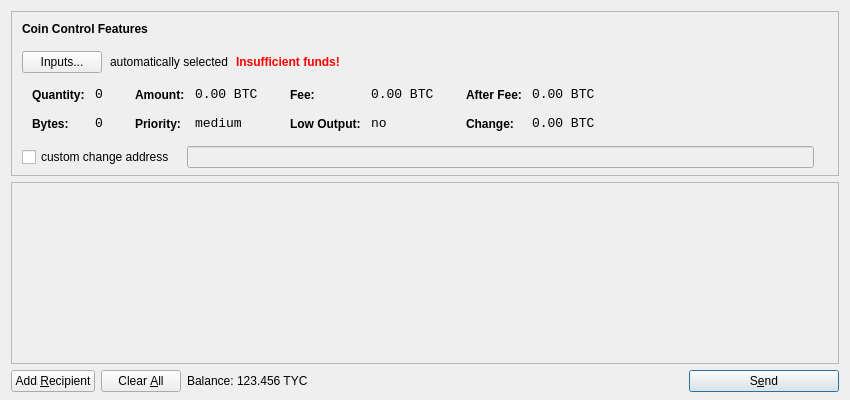
<?xml version="1.0" encoding="UTF-8"?>
<ui version="4.0">
 <class>SendCoinsDialog</class>
 <widget class="QDialog" name="SendCoinsDialog">
  <property name="geometry">
   <rect>
    <x>0</x>
    <y>0</y>
    <width>850</width>
    <height>400</height>
   </rect>
  </property>
  <property name="windowTitle">
   <string>Send Coins</string>
  </property>
  <layout class="QVBoxLayout" name="verticalLayout" stretch="0,1,0">
   <property name="bottomMargin">
    <number>8</number>
   </property>
   <item>
    <widget class="QFrame" name="frameCoinControl">
     <property name="sizePolicy">
      <sizepolicy hsizetype="Expanding" vsizetype="Expanding">
       <horstretch>0</horstretch>
       <verstretch>0</verstretch>
      </sizepolicy>
     </property>
     <property name="maximumSize">
      <size>
       <width>16777215</width>
       <height>16777215</height>
      </size>
     </property>
     <property name="frameShape">
      <enum>QFrame::StyledPanel</enum>
     </property>
     <property name="frameShadow">
      <enum>QFrame::Sunken</enum>
     </property>
     <layout class="QVBoxLayout" name="verticalLayoutCoinControl2">
      <property name="spacing">
       <number>-1</number>
      </property>
      <property name="leftMargin">
       <number>0</number>
      </property>
      <property name="topMargin">
       <number>0</number>
      </property>
      <property name="rightMargin">
       <number>0</number>
      </property>
      <property name="bottomMargin">
       <number>6</number>
      </property>
      <item>
       <layout class="QVBoxLayout" name="verticalLayoutCoinControl" stretch="0,0,0,0,1">
        <property name="spacing">
         <number>0</number>
        </property>
        <property name="leftMargin">
         <number>10</number>
        </property>
        <property name="topMargin">
         <number>10</number>
        </property>
        <item>
         <layout class="QHBoxLayout" name="horizontalLayoutCoinControl1">
          <property name="bottomMargin">
           <number>15</number>
          </property>
          <item>
           <widget class="QLabel" name="labelCoinControlFeatures">
            <property name="sizePolicy">
             <sizepolicy hsizetype="Preferred" vsizetype="Maximum">
              <horstretch>0</horstretch>
              <verstretch>0</verstretch>
             </sizepolicy>
            </property>
            <property name="font">
             <font>
              <weight>75</weight>
              <bold>true</bold>
             </font>
            </property>
            <property name="styleSheet">
             <string notr="true">font-weight:bold;</string>
            </property>
            <property name="text">
             <string>Coin Control Features</string>
            </property>
           </widget>
          </item>
         </layout>
        </item>
        <item>
         <layout class="QHBoxLayout" name="horizontalLayoutCoinControl2" stretch="0,0,0,0">
          <property name="spacing">
           <number>8</number>
          </property>
          <property name="bottomMargin">
           <number>10</number>
          </property>
          <item>
           <widget class="QPushButton" name="pushButtonCoinControl">
            <property name="styleSheet">
             <string notr="true"/>
            </property>
            <property name="text">
             <string>Inputs...</string>
            </property>
           </widget>
          </item>
          <item>
           <widget class="QLabel" name="labelCoinControlAutomaticallySelected">
            <property name="text">
             <string>automatically selected</string>
            </property>
            <property name="margin">
             <number>5</number>
            </property>
           </widget>
          </item>
          <item>
           <widget class="QLabel" name="labelCoinControlInsuffFunds">
            <property name="font">
             <font>
              <weight>75</weight>
              <bold>true</bold>
             </font>
            </property>
            <property name="styleSheet">
             <string notr="true">color:red;font-weight:bold;</string>
            </property>
            <property name="text">
             <string>Insufficient funds!</string>
            </property>
            <property name="margin">
             <number>5</number>
            </property>
           </widget>
          </item>
          <item>
           <spacer name="horizontalSpacerCoinControl">
            <property name="orientation">
             <enum>Qt::Horizontal</enum>
            </property>
            <property name="sizeHint" stdset="0">
             <size>
              <width>40</width>
              <height>1</height>
             </size>
            </property>
           </spacer>
          </item>
         </layout>
        </item>
        <item>
         <widget class="QWidget" name="widgetCoinControl" native="true">
          <property name="sizePolicy">
           <sizepolicy hsizetype="Preferred" vsizetype="Preferred">
            <horstretch>0</horstretch>
            <verstretch>0</verstretch>
           </sizepolicy>
          </property>
          <property name="minimumSize">
           <size>
            <width>0</width>
            <height>0</height>
           </size>
          </property>
          <property name="styleSheet">
           <string notr="true"/>
          </property>
          <layout class="QHBoxLayout" name="horizontalLayoutCoinControl5">
           <property name="margin">
            <number>0</number>
           </property>
           <item>
            <layout class="QHBoxLayout" name="horizontalLayoutCoinControl3" stretch="0,0,0,1">
             <property name="spacing">
              <number>20</number>
             </property>
             <property name="topMargin">
              <number>0</number>
             </property>
             <property name="bottomMargin">
              <number>10</number>
             </property>
             <item>
              <layout class="QFormLayout" name="formLayoutCoinControl1">
               <property name="horizontalSpacing">
                <number>10</number>
               </property>
               <property name="verticalSpacing">
                <number>14</number>
               </property>
               <property name="leftMargin">
                <number>10</number>
               </property>
               <property name="topMargin">
                <number>4</number>
               </property>
               <property name="rightMargin">
                <number>6</number>
               </property>
               <item row="0" column="0">
                <widget class="QLabel" name="labelCoinControlQuantityText">
                 <property name="styleSheet">
                  <string notr="true">font-weight:bold;</string>
                 </property>
                 <property name="text">
                  <string>Quantity:</string>
                 </property>
                 <property name="margin">
                  <number>0</number>
                 </property>
                </widget>
               </item>
               <item row="0" column="1">
                <widget class="QLabel" name="labelCoinControlQuantity">
                 <property name="font">
                  <font>
                   <family>Monospace</family>
                   <pointsize>10</pointsize>
                  </font>
                 </property>
                 <property name="cursor">
                  <cursorShape>IBeamCursor</cursorShape>
                 </property>
                 <property name="contextMenuPolicy">
                  <enum>Qt::ActionsContextMenu</enum>
                 </property>
                 <property name="text">
                  <string notr="true">0</string>
                 </property>
                 <property name="margin">
                  <number>0</number>
                 </property>
                 <property name="textInteractionFlags">
                  <set>Qt::LinksAccessibleByMouse|Qt::TextSelectableByKeyboard|Qt::TextSelectableByMouse</set>
                 </property>
                </widget>
               </item>
               <item row="1" column="0">
                <widget class="QLabel" name="labelCoinControlBytesText">
                 <property name="styleSheet">
                  <string notr="true">font-weight:bold;</string>
                 </property>
                 <property name="text">
                  <string>Bytes:</string>
                 </property>
                </widget>
               </item>
               <item row="1" column="1">
                <widget class="QLabel" name="labelCoinControlBytes">
                 <property name="font">
                  <font>
                   <family>Monospace</family>
                   <pointsize>10</pointsize>
                  </font>
                 </property>
                 <property name="cursor">
                  <cursorShape>IBeamCursor</cursorShape>
                 </property>
                 <property name="contextMenuPolicy">
                  <enum>Qt::ActionsContextMenu</enum>
                 </property>
                 <property name="text">
                  <string notr="true">0</string>
                 </property>
                 <property name="textInteractionFlags">
                  <set>Qt::LinksAccessibleByMouse|Qt::TextSelectableByKeyboard|Qt::TextSelectableByMouse</set>
                 </property>
                </widget>
               </item>
              </layout>
             </item>
             <item>
              <layout class="QFormLayout" name="formLayoutCoinControl2">
               <property name="horizontalSpacing">
                <number>10</number>
               </property>
               <property name="verticalSpacing">
                <number>14</number>
               </property>
               <property name="leftMargin">
                <number>6</number>
               </property>
               <property name="topMargin">
                <number>4</number>
               </property>
               <property name="rightMargin">
                <number>6</number>
               </property>
               <item row="0" column="0">
                <widget class="QLabel" name="labelCoinControlAmountText">
                 <property name="styleSheet">
                  <string notr="true">font-weight:bold;</string>
                 </property>
                 <property name="text">
                  <string>Amount:</string>
                 </property>
                 <property name="margin">
                  <number>0</number>
                 </property>
                </widget>
               </item>
               <item row="0" column="1">
                <widget class="QLabel" name="labelCoinControlAmount">
                 <property name="font">
                  <font>
                   <family>Monospace</family>
                   <pointsize>10</pointsize>
                  </font>
                 </property>
                 <property name="cursor">
                  <cursorShape>IBeamCursor</cursorShape>
                 </property>
                 <property name="contextMenuPolicy">
                  <enum>Qt::ActionsContextMenu</enum>
                 </property>
                 <property name="text">
                  <string notr="true">0.00 BTC</string>
                 </property>
                 <property name="textInteractionFlags">
                  <set>Qt::LinksAccessibleByMouse|Qt::TextSelectableByKeyboard|Qt::TextSelectableByMouse</set>
                 </property>
                </widget>
               </item>
               <item row="1" column="0">
                <widget class="QLabel" name="labelCoinControlPriorityText">
                 <property name="styleSheet">
                  <string notr="true">font-weight:bold;</string>
                 </property>
                 <property name="text">
                  <string>Priority:</string>
                 </property>
                </widget>
               </item>
               <item row="1" column="1">
                <widget class="QLabel" name="labelCoinControlPriority">
                 <property name="font">
                  <font>
                   <family>Monospace</family>
                   <pointsize>10</pointsize>
                  </font>
                 </property>
                 <property name="cursor">
                  <cursorShape>IBeamCursor</cursorShape>
                 </property>
                 <property name="contextMenuPolicy">
                  <enum>Qt::ActionsContextMenu</enum>
                 </property>
                 <property name="text">
                  <string>medium</string>
                 </property>
                 <property name="textInteractionFlags">
                  <set>Qt::LinksAccessibleByMouse|Qt::TextSelectableByKeyboard|Qt::TextSelectableByMouse</set>
                 </property>
                </widget>
               </item>
              </layout>
             </item>
             <item>
              <layout class="QFormLayout" name="formLayoutCoinControl3">
               <property name="horizontalSpacing">
                <number>10</number>
               </property>
               <property name="verticalSpacing">
                <number>14</number>
               </property>
               <property name="leftMargin">
                <number>6</number>
               </property>
               <property name="topMargin">
                <number>4</number>
               </property>
               <property name="rightMargin">
                <number>6</number>
               </property>
               <item row="0" column="0">
                <widget class="QLabel" name="labelCoinControlFeeText">
                 <property name="styleSheet">
                  <string notr="true">font-weight:bold;</string>
                 </property>
                 <property name="text">
                  <string>Fee:</string>
                 </property>
                 <property name="margin">
                  <number>0</number>
                 </property>
                </widget>
               </item>
               <item row="0" column="1">
                <widget class="QLabel" name="labelCoinControlFee">
                 <property name="font">
                  <font>
                   <family>Monospace</family>
                   <pointsize>10</pointsize>
                  </font>
                 </property>
                 <property name="cursor">
                  <cursorShape>IBeamCursor</cursorShape>
                 </property>
                 <property name="contextMenuPolicy">
                  <enum>Qt::ActionsContextMenu</enum>
                 </property>
                 <property name="text">
                  <string notr="true">0.00 BTC</string>
                 </property>
                 <property name="textInteractionFlags">
                  <set>Qt::LinksAccessibleByMouse|Qt::TextSelectableByKeyboard|Qt::TextSelectableByMouse</set>
                 </property>
                </widget>
               </item>
               <item row="1" column="0">
                <widget class="QLabel" name="labelCoinControlLowOutputText">
                 <property name="styleSheet">
                  <string notr="true">font-weight:bold;</string>
                 </property>
                 <property name="text">
                  <string>Low Output:</string>
                 </property>
                </widget>
               </item>
               <item row="1" column="1">
                <widget class="QLabel" name="labelCoinControlLowOutput">
                 <property name="font">
                  <font>
                   <family>Monospace</family>
                   <pointsize>10</pointsize>
                  </font>
                 </property>
                 <property name="cursor">
                  <cursorShape>IBeamCursor</cursorShape>
                 </property>
                 <property name="contextMenuPolicy">
                  <enum>Qt::ActionsContextMenu</enum>
                 </property>
                 <property name="text">
                  <string>no</string>
                 </property>
                 <property name="textInteractionFlags">
                  <set>Qt::LinksAccessibleByMouse|Qt::TextSelectableByKeyboard|Qt::TextSelectableByMouse</set>
                 </property>
                </widget>
               </item>
              </layout>
             </item>
             <item>
              <layout class="QFormLayout" name="formLayoutCoinControl4">
               <property name="horizontalSpacing">
                <number>10</number>
               </property>
               <property name="verticalSpacing">
                <number>14</number>
               </property>
               <property name="leftMargin">
                <number>6</number>
               </property>
               <property name="topMargin">
                <number>4</number>
               </property>
               <property name="rightMargin">
                <number>6</number>
               </property>
               <item row="0" column="0">
                <widget class="QLabel" name="labelCoinControlAfterFeeText">
                 <property name="styleSheet">
                  <string notr="true">font-weight:bold;</string>
                 </property>
                 <property name="text">
                  <string>After Fee:</string>
                 </property>
                 <property name="margin">
                  <number>0</number>
                 </property>
                </widget>
               </item>
               <item row="0" column="1">
                <widget class="QLabel" name="labelCoinControlAfterFee">
                 <property name="font">
                  <font>
                   <family>Monospace</family>
                   <pointsize>10</pointsize>
                  </font>
                 </property>
                 <property name="cursor">
                  <cursorShape>IBeamCursor</cursorShape>
                 </property>
                 <property name="contextMenuPolicy">
                  <enum>Qt::ActionsContextMenu</enum>
                 </property>
                 <property name="text">
                  <string notr="true">0.00 BTC</string>
                 </property>
                 <property name="textInteractionFlags">
                  <set>Qt::LinksAccessibleByMouse|Qt::TextSelectableByKeyboard|Qt::TextSelectableByMouse</set>
                 </property>
                </widget>
               </item>
               <item row="1" column="0">
                <widget class="QLabel" name="labelCoinControlChangeText">
                 <property name="styleSheet">
                  <string notr="true">font-weight:bold;</string>
                 </property>
                 <property name="text">
                  <string>Change:</string>
                 </property>
                </widget>
               </item>
               <item row="1" column="1">
                <widget class="QLabel" name="labelCoinControlChange">
                 <property name="font">
                  <font>
                   <family>Monospace</family>
                   <pointsize>10</pointsize>
                  </font>
                 </property>
                 <property name="cursor">
                  <cursorShape>IBeamCursor</cursorShape>
                 </property>
                 <property name="contextMenuPolicy">
                  <enum>Qt::ActionsContextMenu</enum>
                 </property>
                 <property name="text">
                  <string notr="true">0.00 BTC</string>
                 </property>
                 <property name="textInteractionFlags">
                  <set>Qt::LinksAccessibleByMouse|Qt::TextSelectableByKeyboard|Qt::TextSelectableByMouse</set>
                 </property>
                </widget>
               </item>
              </layout>
             </item>
            </layout>
           </item>
          </layout>
         </widget>
        </item>
        <item>
         <layout class="QHBoxLayout" name="horizontalLayoutCoinControl4" stretch="0,0,0">
          <property name="spacing">
           <number>12</number>
          </property>
          <property name="sizeConstraint">
           <enum>QLayout::SetDefaultConstraint</enum>
          </property>
          <property name="topMargin">
           <number>5</number>
          </property>
          <property name="rightMargin">
           <number>5</number>
          </property>
          <item>
           <widget class="QCheckBox" name="checkBoxCoinControlChange">
            <property name="text">
             <string>custom change address</string>
            </property>
           </widget>
          </item>
          <item>
           <widget class="QLineEdit" name="lineEditCoinControlChange">
            <property name="enabled">
             <bool>false</bool>
            </property>
            <property name="sizePolicy">
             <sizepolicy hsizetype="Expanding" vsizetype="Fixed">
              <horstretch>0</horstretch>
              <verstretch>0</verstretch>
             </sizepolicy>
            </property>
           </widget>
          </item>
          <item>
           <widget class="QLabel" name="labelCoinControlChangeLabel">
            <property name="sizePolicy">
             <sizepolicy hsizetype="Preferred" vsizetype="Expanding">
              <horstretch>0</horstretch>
              <verstretch>0</verstretch>
             </sizepolicy>
            </property>
            <property name="minimumSize">
             <size>
              <width>0</width>
              <height>0</height>
             </size>
            </property>
            <property name="text">
             <string/>
            </property>
            <property name="margin">
             <number>3</number>
            </property>
           </widget>
          </item>
         </layout>
        </item>
        <item>
         <spacer name="verticalSpacerCoinControl">
          <property name="orientation">
           <enum>Qt::Vertical</enum>
          </property>
          <property name="sizeHint" stdset="0">
           <size>
            <width>800</width>
            <height>1</height>
           </size>
          </property>
         </spacer>
        </item>
       </layout>
      </item>
     </layout>
    </widget>
   </item>
   <item>
    <widget class="QScrollArea" name="scrollArea">
     <property name="widgetResizable">
      <bool>true</bool>
     </property>
     <widget class="QWidget" name="scrollAreaWidgetContents">
      <property name="geometry">
       <rect>
        <x>0</x>
        <y>0</y>
        <width>830</width>
        <height>165</height>
       </rect>
      </property>
      <layout class="QVBoxLayout" name="verticalLayout_2">
       <property name="margin">
        <number>0</number>
       </property>
       <item>
        <layout class="QVBoxLayout" name="entries">
         <property name="spacing">
          <number>6</number>
         </property>
        </layout>
       </item>
       <item>
        <spacer name="verticalSpacer">
         <property name="orientation">
          <enum>Qt::Vertical</enum>
         </property>
         <property name="sizeHint" stdset="0">
          <size>
           <width>20</width>
           <height>40</height>
          </size>
         </property>
        </spacer>
       </item>
      </layout>
     </widget>
    </widget>
   </item>
   <item>
    <layout class="QHBoxLayout" name="horizontalLayout">
     <item>
      <widget class="QPushButton" name="addButton">
       <property name="toolTip">
        <string>Send to multiple recipients at once</string>
       </property>
       <property name="text">
        <string>Add &amp;Recipient</string>
       </property>
       <property name="icon">
        <iconset resource="../bitcoin.qrc">
         <normaloff>:/icons/add</normaloff>:/icons/add</iconset>
       </property>
       <property name="autoDefault">
        <bool>false</bool>
       </property>
      </widget>
     </item>
     <item>
      <widget class="QPushButton" name="clearButton">
       <property name="sizePolicy">
        <sizepolicy hsizetype="Minimum" vsizetype="Fixed">
         <horstretch>0</horstretch>
         <verstretch>0</verstretch>
        </sizepolicy>
       </property>
       <property name="toolTip">
        <string>Remove all transaction fields</string>
       </property>
       <property name="text">
        <string>Clear &amp;All</string>
       </property>
       <property name="icon">
        <iconset resource="../bitcoin.qrc">
         <normaloff>:/icons/remove</normaloff>:/icons/remove</iconset>
       </property>
       <property name="autoRepeatDelay">
        <number>300</number>
       </property>
       <property name="autoDefault">
        <bool>false</bool>
       </property>
      </widget>
     </item>
     <item>
      <layout class="QHBoxLayout" name="horizontalLayout_2">
       <property name="spacing">
        <number>3</number>
       </property>
       <item>
        <widget class="QLabel" name="label">
         <property name="text">
          <string>Balance:</string>
         </property>
        </widget>
       </item>
       <item>
        <widget class="QLabel" name="labelBalance">
         <property name="cursor">
          <cursorShape>IBeamCursor</cursorShape>
         </property>
         <property name="text">
          <string>123.456 TYC</string>
         </property>
         <property name="textInteractionFlags">
          <set>Qt::LinksAccessibleByMouse|Qt::TextSelectableByKeyboard|Qt::TextSelectableByMouse</set>
         </property>
        </widget>
       </item>
      </layout>
     </item>
     <item>
      <spacer name="horizontalSpacer">
       <property name="orientation">
        <enum>Qt::Horizontal</enum>
       </property>
       <property name="sizeHint" stdset="0">
        <size>
         <width>40</width>
         <height>20</height>
        </size>
       </property>
      </spacer>
     </item>
     <item>
      <widget class="QPushButton" name="sendButton">
       <property name="minimumSize">
        <size>
         <width>150</width>
         <height>0</height>
        </size>
       </property>
       <property name="toolTip">
        <string>Confirm the send action</string>
       </property>
       <property name="text">
        <string>S&amp;end</string>
       </property>
       <property name="icon">
        <iconset resource="../bitcoin.qrc">
         <normaloff>:/icons/send</normaloff>:/icons/send</iconset>
       </property>
       <property name="default">
        <bool>true</bool>
       </property>
      </widget>
     </item>
    </layout>
   </item>
  </layout>
 </widget>
 <resources>
  <include location="../bitcoin.qrc"/>
 </resources>
 <connections/>
</ui>
